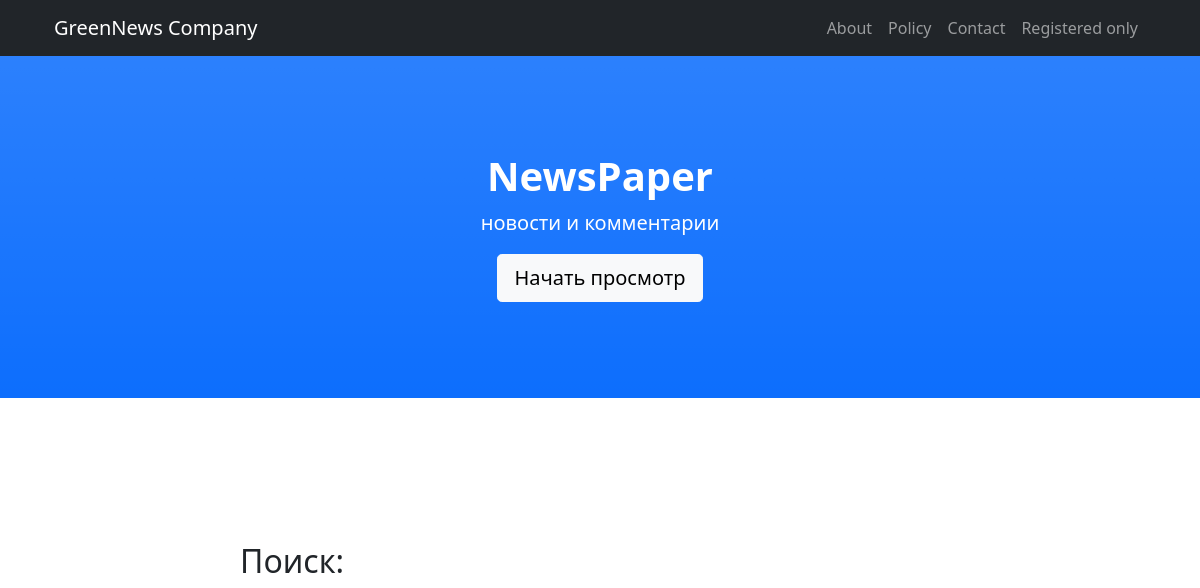
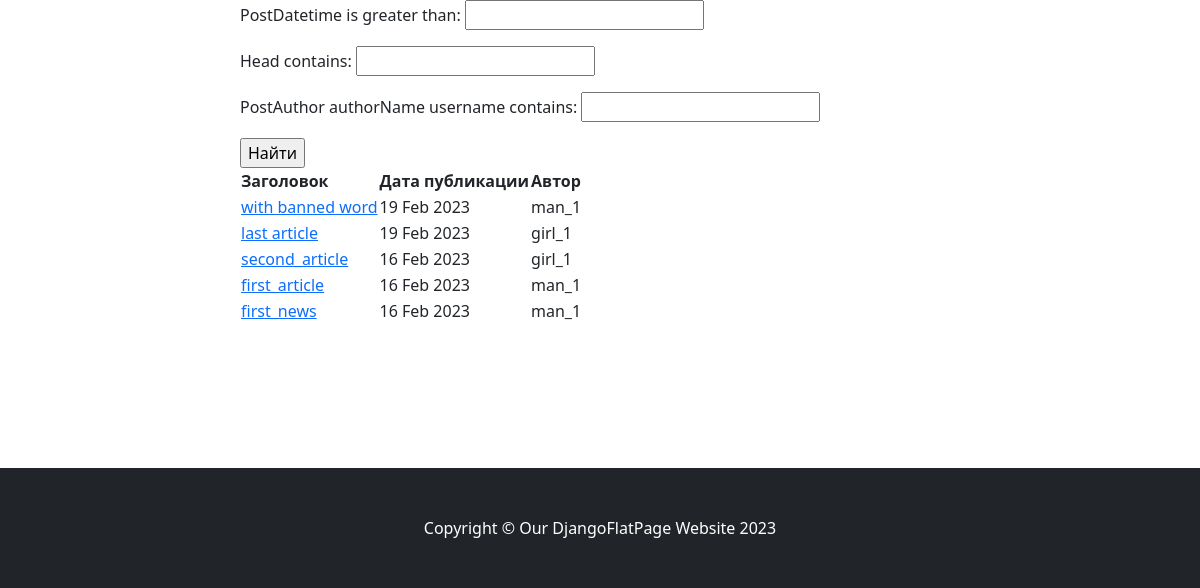
Page /posts/search/ on the earlier database version (2 pictures, top to bottom).
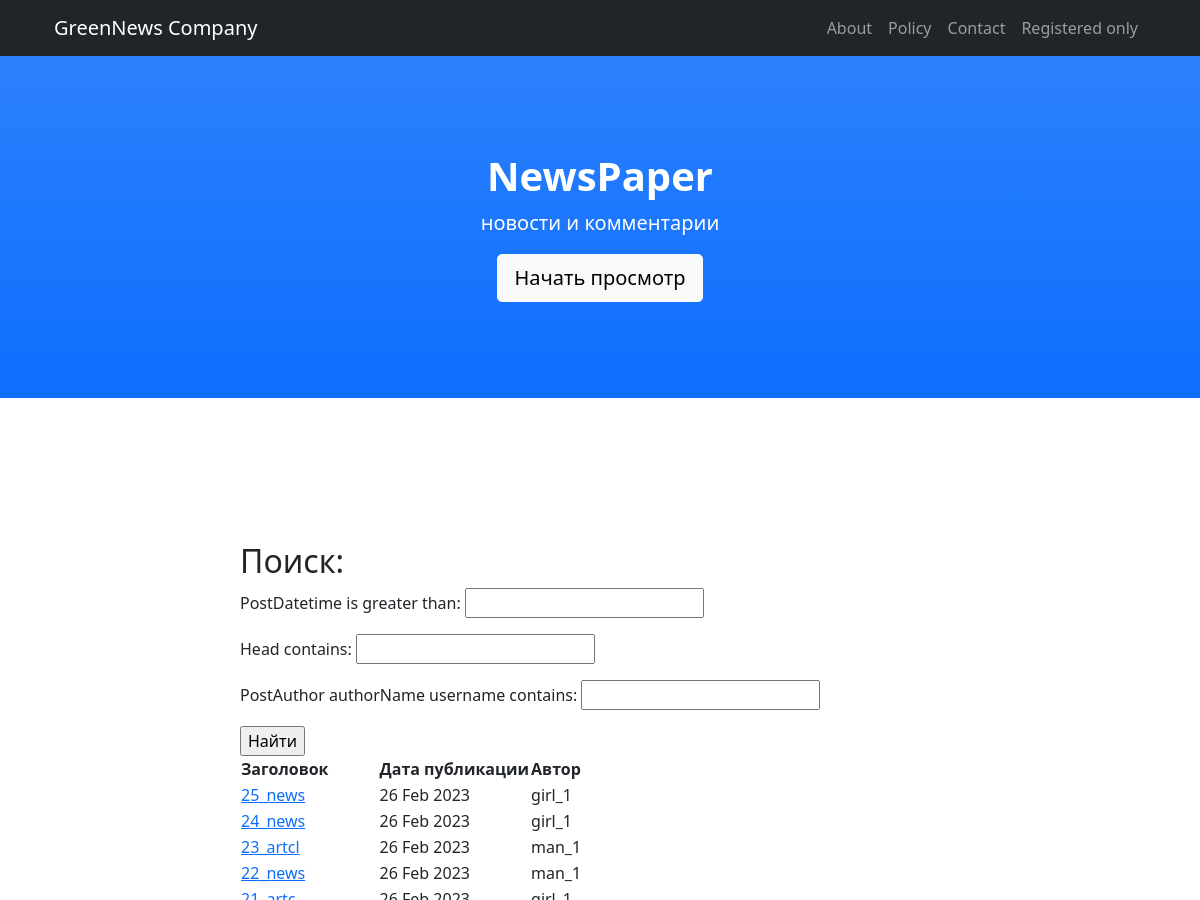
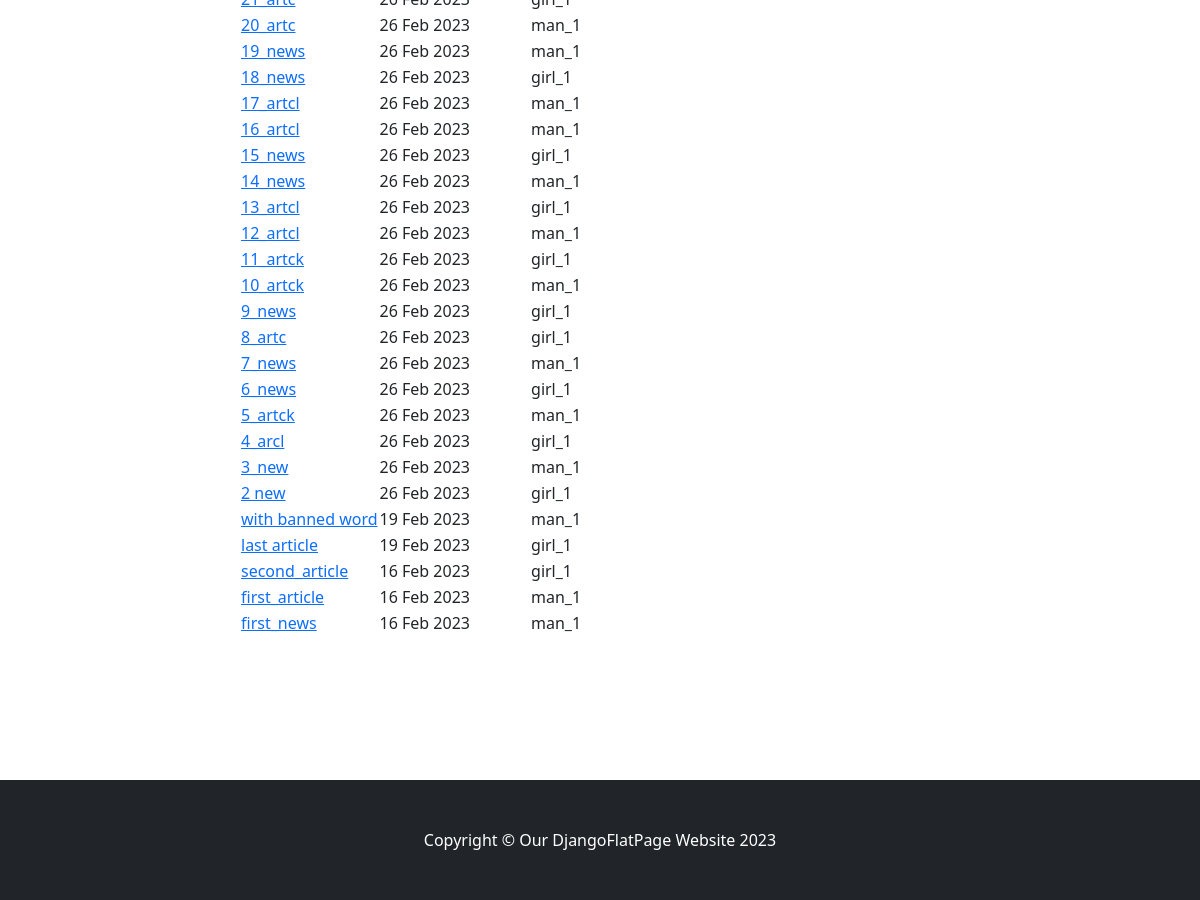
Same page on the later database version (2 pictures, top to bottom).
### news/models.py (models this page shows, shortened)
class Post(models.Model):
    postAuthor = models.ForeignKey(Author, on_delete=models.CASCADE,)
    postType = models.CharField(max_length=4, choices=post_types, default=news)
    postDatetime = models.DateTimeField(auto_now_add=True)
    category = models.ManyToManyField(Category, through='PostCategory', related_name='posts',)
    head = models.CharField(max_length=124)
    postText = models.TextField()
    postRate = models.SmallIntegerField(default=0)

class Author(models.Model):
    authorName = models.OneToOneField(User, on_delete=models.CASCADE)
    authorRate = models.SmallIntegerField(default=0)

### news/views.py (the view)
# urls.py: path('search/', PostSearch.as_view()),
class PostSearch(ListView):
    model = Post
    template_name = 'post_search.html'
    context_object_name = 'posts'
    queryset = Post.objects.order_by('-postDatetime')
    paginate_by = 10
    def get_context_data(self, **kwargs):
        context = super().get_context_data(**kwargs)
        context['authors'] = User.objects.all()
        context['filter'] = PostFilter(self.request.GET, queryset=self.get_queryset())
        return context

### news/templatetags/news_filters.py (called while the page is built)
@register.filter(name='censor')
def censor(value, arg='<banned>'):
    banned_words = [ 'пиздец', 'fuck', 'fucking', 'блядь', 'писец']
    if isinstance(value, str) and isinstance(arg, str):
        for i in banned_words:
            value = value.replace(i, arg)
        return value
    else:
        raise ValueError(f'Не применяется для {type(value)} и {type(arg)}')

### templates/post_search.html
{% extends 'flatpages/default.html' %}
{% load news_filters %}
{% block title %} Поиск: {% endblock title %}
{% block content %}
<form method="GET">
    {{ filter.form.as_p}}
    <input type="submit" value="Найти">
</form>
<table>
    <thead>
        <th>
            Заголовок
        </th>
        <th>
            Дата публикации
        </th>
        <th>
            Автор
        </th>
    </thead>
    {% for new in filter.qs %}
    <tr>
        <td>
             <a href="{% url 'post_detail' new.id %}">{{ new.head|censor|truncatewords:12 }}</a>
        </td>
        <td>
            {{ new.postDatetime|date:'d M Y' }}
        </td>
        <td>
            {{ new.postAuthor.authorName.username }}
        </td>
    </tr>
    {% endfor %}
</table>
{% endblock content %}

Differences in the rows shown:
added Post: head|censor "25_news", postDatetime "26 Feb 2023", postAuthor.authorName.username "girl_1"
added Post: head|censor "24_news", postDatetime "26 Feb 2023", postAuthor.authorName.username "girl_1"
added Post: head|censor "23_artcl", postDatetime "26 Feb 2023", postAuthor.authorName.username "man_1"
added Post: head|censor "22_news", postDatetime "26 Feb 2023", postAuthor.authorName.username "man_1"
added Post: head|censor "21_artc", postDatetime "26 Feb 2023", postAuthor.authorName.username "girl_1"
added Post: head|censor "20_artc", postDatetime "26 Feb 2023", postAuthor.authorName.username "man_1"
added Post: head|censor "19_news", postDatetime "26 Feb 2023", postAuthor.authorName.username "man_1"
added Post: head|censor "18_news", postDatetime "26 Feb 2023", postAuthor.authorName.username "girl_1"
added Post: head|censor "17_artcl", postDatetime "26 Feb 2023", postAuthor.authorName.username "man_1"
added Post: head|censor "16_artcl", postDatetime "26 Feb 2023", postAuthor.authorName.username "man_1"
added Post: head|censor "15_news", postDatetime "26 Feb 2023", postAuthor.authorName.username "girl_1"
added Post: head|censor "14_news", postDatetime "26 Feb 2023", postAuthor.authorName.username "man_1"
added Post: head|censor "13_artcl", postDatetime "26 Feb 2023", postAuthor.authorName.username "girl_1"
added Post: head|censor "12_artcl", postDatetime "26 Feb 2023", postAuthor.authorName.username "man_1"
added Post: head|censor "11_artck", postDatetime "26 Feb 2023", postAuthor.authorName.username "girl_1"
added Post: head|censor "10_artck", postDatetime "26 Feb 2023", postAuthor.authorName.username "man_1"
added Post: head|censor "9_news", postDatetime "26 Feb 2023", postAuthor.authorName.username "girl_1"
added Post: head|censor "8_artc", postDatetime "26 Feb 2023", postAuthor.authorName.username "girl_1"
added Post: head|censor "7_news", postDatetime "26 Feb 2023", postAuthor.authorName.username "man_1"
added Post: head|censor "6_news", postDatetime "26 Feb 2023", postAuthor.authorName.username "girl_1"
added Post: head|censor "5_artck", postDatetime "26 Feb 2023", postAuthor.authorName.username "man_1"
added Post: head|censor "4_arcl", postDatetime "26 Feb 2023", postAuthor.authorName.username "girl_1"
added Post: head|censor "3_new", postDatetime "26 Feb 2023", postAuthor.authorName.username "man_1"
added Post: head|censor "2 new", postDatetime "26 Feb 2023", postAuthor.authorName.username "girl_1"
